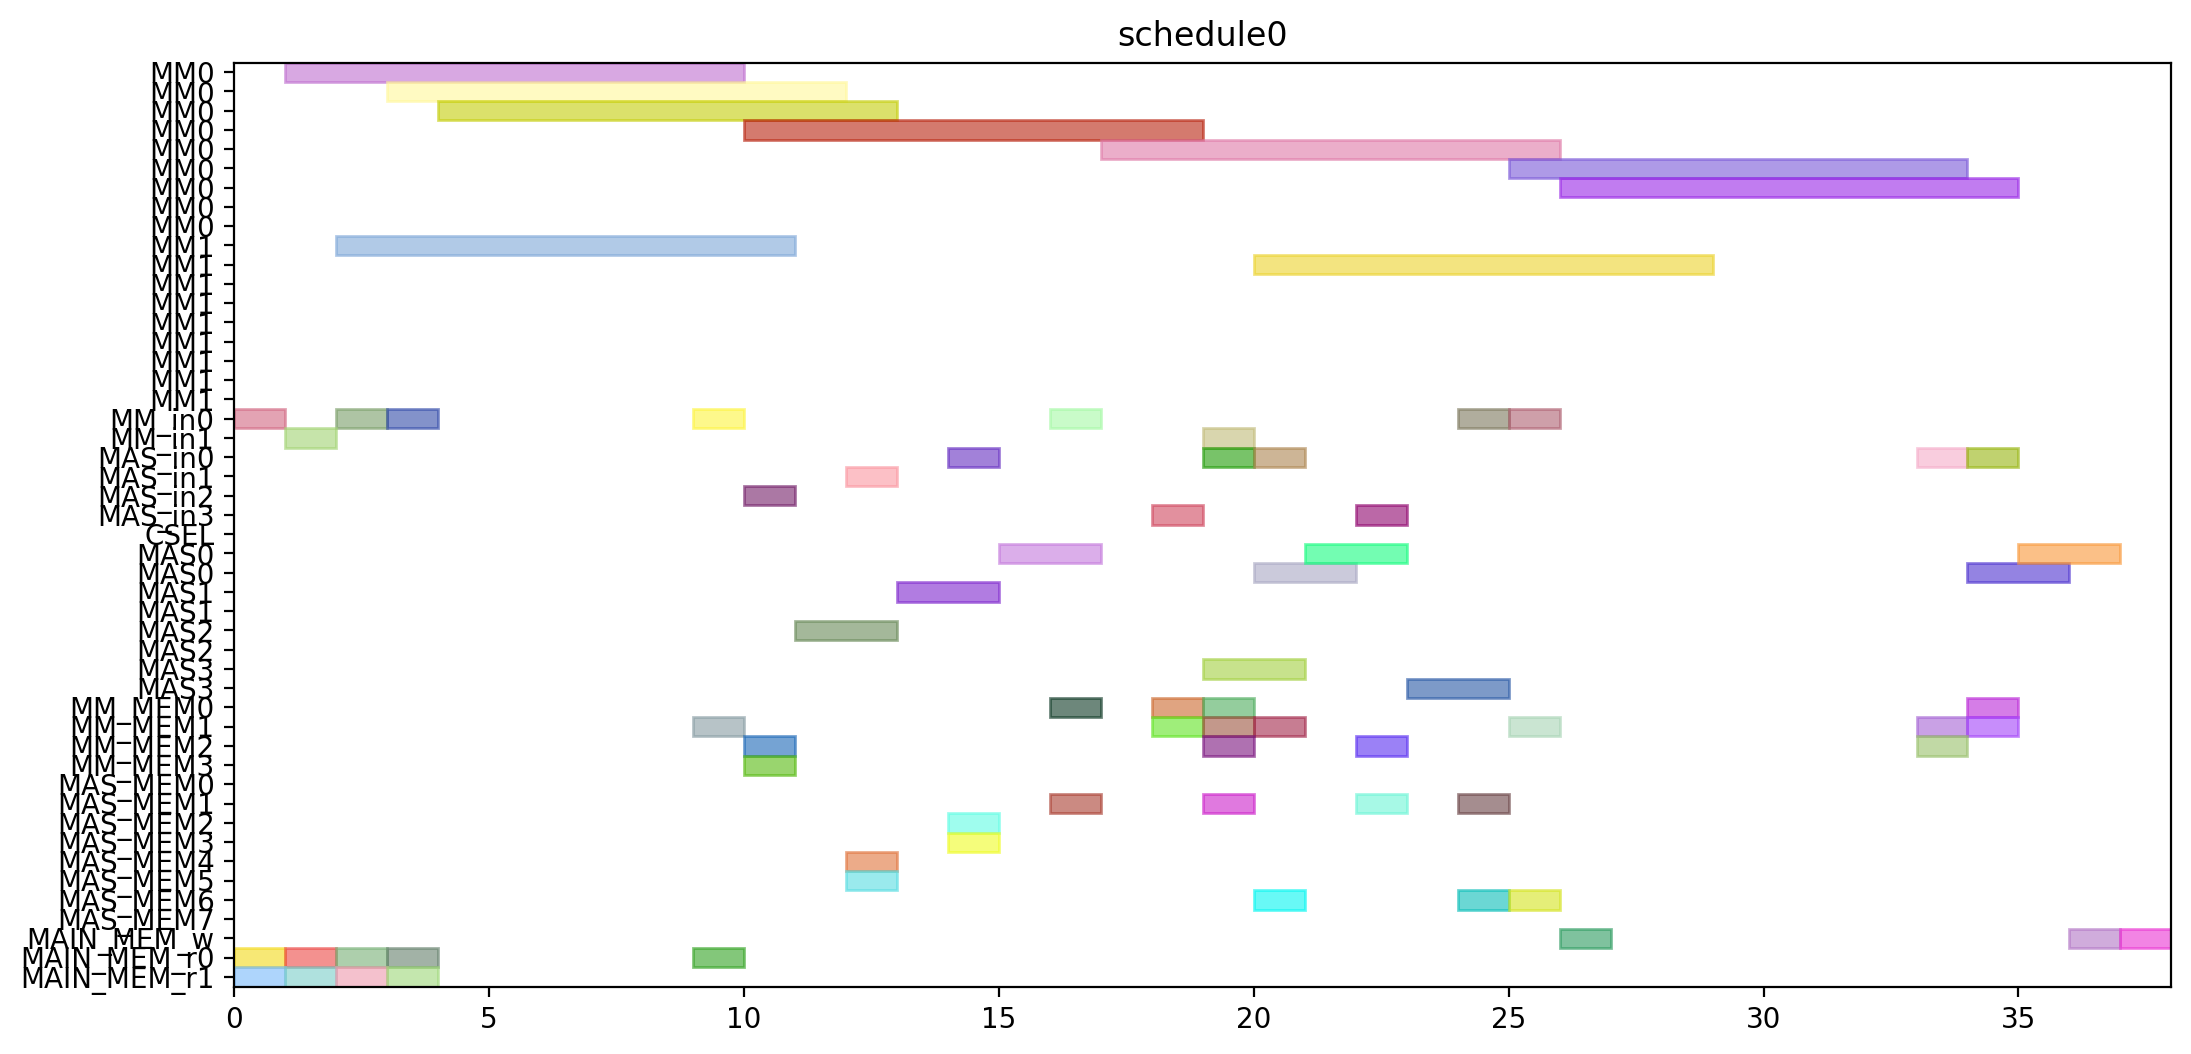

Python code for this plot:
from pyschedule import Scenario, solvers, plotters, alt


def solve():
	horizon = 120
	S = Scenario("schedule0", horizon=horizon)

	# resource
	MM = S.Resources('MM', num=2, size=9)
	MM_in = S.Resources('MM_in', num=2)
	MAS_in = S.Resources('MAS_in', num=4)
	CSEL = S.Resource('CSEL')
	MAS = S.Resources('MAS', num=4, size=2, periods=range(1, horizon))
	MM_MEM = S.Resources('MM_MEM', num=4)
	MAS_MEM = S.Resources('MAS_MEM', num=8)
	MAIN_MEM_w = S.Resource('MAIN_MEM_w', size=1)
	MAIN_MEM_r = S.Resources('MAIN_MEM_r', num=2)

	# result of previous scheduling

	# new tasks
	t0 = S.Task('t0', length=9, delay_cost=1)
	t0 += alt(MM)
	t0_in = S.Task('t0_in', length=1, delay_cost=1)
	t0_in += alt(MM_in)
	S += t0_in*MM_in[0]<=t0*MM[0]
	S += t0_in*MM_in[1]<=t0*MM[1]
	t0_mem0 = S.Task('t0_mem0', length=1, delay_cost=1)
	t0_mem0 += MAIN_MEM_r[0]
	S += t0_mem0 <= t0

	t0_mem1 = S.Task('t0_mem1', length=1, delay_cost=1)
	t0_mem1 += MAIN_MEM_r[1]
	S += t0_mem1 <= t0

	t3 = S.Task('t3', length=9, delay_cost=1)
	t3 += alt(MM)
	t3_in = S.Task('t3_in', length=1, delay_cost=1)
	t3_in += alt(MM_in)
	S += t3_in*MM_in[0]<=t3*MM[0]
	S += t3_in*MM_in[1]<=t3*MM[1]
	t3_mem0 = S.Task('t3_mem0', length=1, delay_cost=1)
	t3_mem0 += MAIN_MEM_r[0]
	S += t3_mem0 <= t3

	t3_mem1 = S.Task('t3_mem1', length=1, delay_cost=1)
	t3_mem1 += MAIN_MEM_r[1]
	S += t3_mem1 <= t3

	t1 = S.Task('t1', length=9, delay_cost=1)
	t1 += alt(MM)
	t1_in = S.Task('t1_in', length=1, delay_cost=1)
	t1_in += alt(MM_in)
	S += t1_in*MM_in[0]<=t1*MM[0]
	S += t1_in*MM_in[1]<=t1*MM[1]
	t1_mem0 = S.Task('t1_mem0', length=1, delay_cost=1)
	t1_mem0 += MAIN_MEM_r[0]
	S += t1_mem0 <= t1

	t1_mem1 = S.Task('t1_mem1', length=1, delay_cost=1)
	t1_mem1 += MAIN_MEM_r[1]
	S += t1_mem1 <= t1

	t2 = S.Task('t2', length=9, delay_cost=1)
	t2 += alt(MM)
	t2_in = S.Task('t2_in', length=1, delay_cost=1)
	t2_in += alt(MM_in)
	S += t2_in*MM_in[0]<=t2*MM[0]
	S += t2_in*MM_in[1]<=t2*MM[1]
	t2_mem0 = S.Task('t2_mem0', length=1, delay_cost=1)
	t2_mem0 += MAIN_MEM_r[0]
	S += t2_mem0 <= t2

	t2_mem1 = S.Task('t2_mem1', length=1, delay_cost=1)
	t2_mem1 += MAIN_MEM_r[1]
	S += t2_mem1 <= t2

	t4 = S.Task('t4', length=9, delay_cost=1)
	t4 += alt(MM)
	t4_in = S.Task('t4_in', length=1, delay_cost=1)
	t4_in += alt(MM_in)
	S += t4_in*MM_in[0]<=t4*MM[0]
	S += t4_in*MM_in[1]<=t4*MM[1]
	t4_mem0 = S.Task('t4_mem0', length=1, delay_cost=1)
	t4_mem0 += MAIN_MEM_r[0]
	S += t4_mem0 <= t4

	t4_mem1 = S.Task('t4_mem1', length=1, delay_cost=1)
	t4_mem1 += alt(MM_MEM)
	S += (t2*MM[0])-1 < t4_mem1*MM_MEM[1]
	S += (t2*MM[1])-1 < t4_mem1*MM_MEM[3]
	S += t4_mem1 <= t4

	t5 = S.Task('t5', length=2, delay_cost=1)
	t5 += alt(MAS)
	t5_in = S.Task('t5_in', length=1, delay_cost=1)
	t5_in += alt(MAS_in)
	S += t5_in*MAS_in[0]<=t5*MAS[0]

	S += t5_in*MAS_in[1]<=t5*MAS[1]

	S += t5_in*MAS_in[2]<=t5*MAS[2]

	S += t5_in*MAS_in[3]<=t5*MAS[3]

	t5_mem0 = S.Task('t5_mem0', length=1, delay_cost=1)
	t5_mem0 += alt(MM_MEM)
	S += (t0*MM[0])-1 < t5_mem0*MM_MEM[0]
	S += (t0*MM[1])-1 < t5_mem0*MM_MEM[2]
	S += t5_mem0 <= t5

	t5_mem1 = S.Task('t5_mem1', length=1, delay_cost=1)
	t5_mem1 += alt(MM_MEM)
	S += (t0*MM[0])-1 < t5_mem1*MM_MEM[1]
	S += (t0*MM[1])-1 < t5_mem1*MM_MEM[3]
	S += t5_mem1 <= t5

	t6 = S.Task('t6', length=2, delay_cost=1)
	t6 += alt(MAS)
	t6_in = S.Task('t6_in', length=1, delay_cost=1)
	t6_in += alt(MAS_in)
	S += t6_in*MAS_in[0]<=t6*MAS[0]

	S += t6_in*MAS_in[1]<=t6*MAS[1]

	S += t6_in*MAS_in[2]<=t6*MAS[2]

	S += t6_in*MAS_in[3]<=t6*MAS[3]

	t6_mem0 = S.Task('t6_mem0', length=1, delay_cost=1)
	t6_mem0 += alt(MAS_MEM)
	S += (t5*MAS[0])-1 < t6_mem0*MAS_MEM[0]
	S += (t5*MAS[1])-1 < t6_mem0*MAS_MEM[2]
	S += (t5*MAS[2])-1 < t6_mem0*MAS_MEM[4]
	S += (t5*MAS[3])-1 < t6_mem0*MAS_MEM[6]
	S += t6_mem0 <= t6

	t6_mem1 = S.Task('t6_mem1', length=1, delay_cost=1)
	t6_mem1 += alt(MAS_MEM)
	S += (t5*MAS[0])-1 < t6_mem1*MAS_MEM[1]
	S += (t5*MAS[1])-1 < t6_mem1*MAS_MEM[3]
	S += (t5*MAS[2])-1 < t6_mem1*MAS_MEM[5]
	S += (t5*MAS[3])-1 < t6_mem1*MAS_MEM[7]
	S += t6_mem1 <= t6

	t9 = S.Task('t9', length=2, delay_cost=1)
	t9 += alt(MAS)
	t9_in = S.Task('t9_in', length=1, delay_cost=1)
	t9_in += alt(MAS_in)
	S += t9_in*MAS_in[0]<=t9*MAS[0]

	S += t9_in*MAS_in[1]<=t9*MAS[1]

	S += t9_in*MAS_in[2]<=t9*MAS[2]

	S += t9_in*MAS_in[3]<=t9*MAS[3]

	t9_mem0 = S.Task('t9_mem0', length=1, delay_cost=1)
	t9_mem0 += alt(MM_MEM)
	S += (t0*MM[0])-1 < t9_mem0*MM_MEM[0]
	S += (t0*MM[1])-1 < t9_mem0*MM_MEM[2]
	S += t9_mem0 <= t9

	t9_mem1 = S.Task('t9_mem1', length=1, delay_cost=1)
	t9_mem1 += alt(MM_MEM)
	S += (t4*MM[0])-1 < t9_mem1*MM_MEM[1]
	S += (t4*MM[1])-1 < t9_mem1*MM_MEM[3]
	S += t9_mem1 <= t9

	t10 = S.Task('t10', length=2, delay_cost=1)
	t10 += alt(MAS)
	t10_in = S.Task('t10_in', length=1, delay_cost=1)
	t10_in += alt(MAS_in)
	S += t10_in*MAS_in[0]<=t10*MAS[0]

	S += t10_in*MAS_in[1]<=t10*MAS[1]

	S += t10_in*MAS_in[2]<=t10*MAS[2]

	S += t10_in*MAS_in[3]<=t10*MAS[3]

	t10_mem0 = S.Task('t10_mem0', length=1, delay_cost=1)
	t10_mem0 += alt(MM_MEM)
	S += (t4*MM[0])-1 < t10_mem0*MM_MEM[0]
	S += (t4*MM[1])-1 < t10_mem0*MM_MEM[2]
	S += t10_mem0 <= t10

	t10_mem1 = S.Task('t10_mem1', length=1, delay_cost=1)
	t10_mem1 += alt(MM_MEM)
	S += (t4*MM[0])-1 < t10_mem1*MM_MEM[1]
	S += (t4*MM[1])-1 < t10_mem1*MM_MEM[3]
	S += t10_mem1 <= t10

	t7 = S.Task('t7', length=2, delay_cost=1)
	t7 += alt(MAS)
	t7_in = S.Task('t7_in', length=1, delay_cost=1)
	t7_in += alt(MAS_in)
	S += t7_in*MAS_in[0]<=t7*MAS[0]

	S += t7_in*MAS_in[1]<=t7*MAS[1]

	S += t7_in*MAS_in[2]<=t7*MAS[2]

	S += t7_in*MAS_in[3]<=t7*MAS[3]

	t7_mem0 = S.Task('t7_mem0', length=1, delay_cost=1)
	t7_mem0 += alt(MAS_MEM)
	S += (t6*MAS[0])-1 < t7_mem0*MAS_MEM[0]
	S += (t6*MAS[1])-1 < t7_mem0*MAS_MEM[2]
	S += (t6*MAS[2])-1 < t7_mem0*MAS_MEM[4]
	S += (t6*MAS[3])-1 < t7_mem0*MAS_MEM[6]
	S += t7_mem0 <= t7

	t7_mem1 = S.Task('t7_mem1', length=1, delay_cost=1)
	t7_mem1 += alt(MAS_MEM)
	S += (t6*MAS[0])-1 < t7_mem1*MAS_MEM[1]
	S += (t6*MAS[1])-1 < t7_mem1*MAS_MEM[3]
	S += (t6*MAS[2])-1 < t7_mem1*MAS_MEM[5]
	S += (t6*MAS[3])-1 < t7_mem1*MAS_MEM[7]
	S += t7_mem1 <= t7

	t11 = S.Task('t11', length=2, delay_cost=1)
	t11 += alt(MAS)
	t11_in = S.Task('t11_in', length=1, delay_cost=1)
	t11_in += alt(MAS_in)
	S += t11_in*MAS_in[0]<=t11*MAS[0]

	S += t11_in*MAS_in[1]<=t11*MAS[1]

	S += t11_in*MAS_in[2]<=t11*MAS[2]

	S += t11_in*MAS_in[3]<=t11*MAS[3]

	t11_mem0 = S.Task('t11_mem0', length=1, delay_cost=1)
	t11_mem0 += alt(MAS_MEM)
	S += (t10*MAS[0])-1 < t11_mem0*MAS_MEM[0]
	S += (t10*MAS[1])-1 < t11_mem0*MAS_MEM[2]
	S += (t10*MAS[2])-1 < t11_mem0*MAS_MEM[4]
	S += (t10*MAS[3])-1 < t11_mem0*MAS_MEM[6]
	S += t11_mem0 <= t11

	t11_mem1 = S.Task('t11_mem1', length=1, delay_cost=1)
	t11_mem1 += alt(MM_MEM)
	S += (t4*MM[0])-1 < t11_mem1*MM_MEM[1]
	S += (t4*MM[1])-1 < t11_mem1*MM_MEM[3]
	S += t11_mem1 <= t11

	t8 = S.Task('t8', length=9, delay_cost=1)
	t8 += alt(MM)
	t8_in = S.Task('t8_in', length=1, delay_cost=1)
	t8_in += alt(MM_in)
	S += t8_in*MM_in[0]<=t8*MM[0]
	S += t8_in*MM_in[1]<=t8*MM[1]
	t8_mem0 = S.Task('t8_mem0', length=1, delay_cost=1)
	t8_mem0 += alt(MM_MEM)
	S += (t4*MM[0])-1 < t8_mem0*MM_MEM[0]
	S += (t4*MM[1])-1 < t8_mem0*MM_MEM[2]
	S += t8_mem0 <= t8

	t8_mem1 = S.Task('t8_mem1', length=1, delay_cost=1)
	t8_mem1 += alt(MAS_MEM)
	S += (t7*MAS[0])-1 < t8_mem1*MAS_MEM[1]
	S += (t7*MAS[1])-1 < t8_mem1*MAS_MEM[3]
	S += (t7*MAS[2])-1 < t8_mem1*MAS_MEM[5]
	S += (t7*MAS[3])-1 < t8_mem1*MAS_MEM[7]
	S += t8_mem1 <= t8

	new_PZ = S.Task('new_PZ', length=9, delay_cost=1)
	new_PZ += alt(MM)
	new_PZ_in = S.Task('new_PZ_in', length=1, delay_cost=1)
	new_PZ_in += alt(MM_in)
	S += new_PZ_in*MM_in[0]<=new_PZ*MM[0]
	S += new_PZ_in*MM_in[1]<=new_PZ*MM[1]
	S += 0<new_PZ

	new_PZ_w = S.Task('new_PZ_w', length=1, delay_cost=1)
	new_PZ_w += alt(MAIN_MEM_w)
	S += new_PZ <= new_PZ_w

	new_PZ_mem0 = S.Task('new_PZ_mem0', length=1, delay_cost=1)
	new_PZ_mem0 += alt(MM_MEM)
	S += (t1*MM[0])-1 < new_PZ_mem0*MM_MEM[0]
	S += (t1*MM[1])-1 < new_PZ_mem0*MM_MEM[2]
	S += new_PZ_mem0 <= new_PZ

	new_PZ_mem1 = S.Task('new_PZ_mem1', length=1, delay_cost=1)
	new_PZ_mem1 += alt(MAS_MEM)
	S += (t7*MAS[0])-1 < new_PZ_mem1*MAS_MEM[1]
	S += (t7*MAS[1])-1 < new_PZ_mem1*MAS_MEM[3]
	S += (t7*MAS[2])-1 < new_PZ_mem1*MAS_MEM[5]
	S += (t7*MAS[3])-1 < new_PZ_mem1*MAS_MEM[7]
	S += new_PZ_mem1 <= new_PZ

	t12 = S.Task('t12', length=2, delay_cost=1)
	t12 += alt(MAS)
	t12_in = S.Task('t12_in', length=1, delay_cost=1)
	t12_in += alt(MAS_in)
	S += t12_in*MAS_in[0]<=t12*MAS[0]

	S += t12_in*MAS_in[1]<=t12*MAS[1]

	S += t12_in*MAS_in[2]<=t12*MAS[2]

	S += t12_in*MAS_in[3]<=t12*MAS[3]

	t12_mem0 = S.Task('t12_mem0', length=1, delay_cost=1)
	t12_mem0 += alt(MM_MEM)
	S += (t0*MM[0])-1 < t12_mem0*MM_MEM[0]
	S += (t0*MM[1])-1 < t12_mem0*MM_MEM[2]
	S += t12_mem0 <= t12

	t12_mem1 = S.Task('t12_mem1', length=1, delay_cost=1)
	t12_mem1 += alt(MAS_MEM)
	S += (t11*MAS[0])-1 < t12_mem1*MAS_MEM[1]
	S += (t11*MAS[1])-1 < t12_mem1*MAS_MEM[3]
	S += (t11*MAS[2])-1 < t12_mem1*MAS_MEM[5]
	S += (t11*MAS[3])-1 < t12_mem1*MAS_MEM[7]
	S += t12_mem1 <= t12

	t13 = S.Task('t13', length=9, delay_cost=1)
	t13 += alt(MM)
	t13_in = S.Task('t13_in', length=1, delay_cost=1)
	t13_in += alt(MM_in)
	S += t13_in*MM_in[0]<=t13*MM[0]
	S += t13_in*MM_in[1]<=t13*MM[1]
	t13_mem0 = S.Task('t13_mem0', length=1, delay_cost=1)
	t13_mem0 += alt(MAS_MEM)
	S += (t12*MAS[0])-1 < t13_mem0*MAS_MEM[0]
	S += (t12*MAS[1])-1 < t13_mem0*MAS_MEM[2]
	S += (t12*MAS[2])-1 < t13_mem0*MAS_MEM[4]
	S += (t12*MAS[3])-1 < t13_mem0*MAS_MEM[6]
	S += t13_mem0 <= t13

	t13_mem1 = S.Task('t13_mem1', length=1, delay_cost=1)
	t13_mem1 += alt(MAS_MEM)
	S += (t9*MAS[0])-1 < t13_mem1*MAS_MEM[1]
	S += (t9*MAS[1])-1 < t13_mem1*MAS_MEM[3]
	S += (t9*MAS[2])-1 < t13_mem1*MAS_MEM[5]
	S += (t9*MAS[3])-1 < t13_mem1*MAS_MEM[7]
	S += t13_mem1 <= t13

	t14 = S.Task('t14', length=9, delay_cost=1)
	t14 += alt(MM)
	t14_in = S.Task('t14_in', length=1, delay_cost=1)
	t14_in += alt(MM_in)
	S += t14_in*MM_in[0]<=t14*MM[0]
	S += t14_in*MM_in[1]<=t14*MM[1]
	t14_mem0 = S.Task('t14_mem0', length=1, delay_cost=1)
	t14_mem0 += alt(MAS_MEM)
	S += (t12*MAS[0])-1 < t14_mem0*MAS_MEM[0]
	S += (t12*MAS[1])-1 < t14_mem0*MAS_MEM[2]
	S += (t12*MAS[2])-1 < t14_mem0*MAS_MEM[4]
	S += (t12*MAS[3])-1 < t14_mem0*MAS_MEM[6]
	S += t14_mem0 <= t14

	t14_mem1 = S.Task('t14_mem1', length=1, delay_cost=1)
	t14_mem1 += alt(MM_MEM)
	S += (t3*MM[0])-1 < t14_mem1*MM_MEM[1]
	S += (t3*MM[1])-1 < t14_mem1*MM_MEM[3]
	S += t14_mem1 <= t14

	new_PY = S.Task('new_PY', length=2, delay_cost=1)
	new_PY += alt(MAS)
	new_PY_in = S.Task('new_PY_in', length=1, delay_cost=1)
	new_PY_in += alt(MAS_in)
	S += new_PY_in*MAS_in[0]<=new_PY*MAS[0]

	S += new_PY_in*MAS_in[1]<=new_PY*MAS[1]

	S += new_PY_in*MAS_in[2]<=new_PY*MAS[2]

	S += new_PY_in*MAS_in[3]<=new_PY*MAS[3]

	S += 0<new_PY

	new_PY_w = S.Task('new_PY_w', length=1, delay_cost=1)
	new_PY_w += alt(MAIN_MEM_w)
	S += new_PY <= new_PY_w

	new_PY_mem0 = S.Task('new_PY_mem0', length=1, delay_cost=1)
	new_PY_mem0 += alt(MM_MEM)
	S += (t8*MM[0])-1 < new_PY_mem0*MM_MEM[0]
	S += (t8*MM[1])-1 < new_PY_mem0*MM_MEM[2]
	S += new_PY_mem0 <= new_PY

	new_PY_mem1 = S.Task('new_PY_mem1', length=1, delay_cost=1)
	new_PY_mem1 += alt(MM_MEM)
	S += (t13*MM[0])-1 < new_PY_mem1*MM_MEM[1]
	S += (t13*MM[1])-1 < new_PY_mem1*MM_MEM[3]
	S += new_PY_mem1 <= new_PY

	new_PX = S.Task('new_PX', length=2, delay_cost=1)
	new_PX += alt(MAS)
	new_PX_in = S.Task('new_PX_in', length=1, delay_cost=1)
	new_PX_in += alt(MAS_in)
	S += new_PX_in*MAS_in[0]<=new_PX*MAS[0]

	S += new_PX_in*MAS_in[1]<=new_PX*MAS[1]

	S += new_PX_in*MAS_in[2]<=new_PX*MAS[2]

	S += new_PX_in*MAS_in[3]<=new_PX*MAS[3]

	S += 0<new_PX

	new_PX_w = S.Task('new_PX_w', length=1, delay_cost=1)
	new_PX_w += alt(MAIN_MEM_w)
	S += new_PX <= new_PX_w

	new_PX_mem0 = S.Task('new_PX_mem0', length=1, delay_cost=1)
	new_PX_mem0 += alt(MM_MEM)
	S += (t14*MM[0])-1 < new_PX_mem0*MM_MEM[0]
	S += (t14*MM[1])-1 < new_PX_mem0*MM_MEM[2]
	S += new_PX_mem0 <= new_PX

	new_PX_mem1 = S.Task('new_PX_mem1', length=1, delay_cost=1)
	new_PX_mem1 += alt(MM_MEM)
	S += (t14*MM[0])-1 < new_PX_mem1*MM_MEM[1]
	S += (t14*MM[1])-1 < new_PX_mem1*MM_MEM[3]
	S += new_PX_mem1 <= new_PX

	solvers.mip.solve(S,msg=1,kind='CPLEX',ratio_gap=1.01)

	solution = [['hoge']*len(S.solution()[1]) for i in range(len(S.solution()))]
	for i in range(len(S.solution())):
		for j in range(len(S.solution()[i])):
			solution[i][j]=str(S.solution()[i][j])
	print(solution)

	cycles = int(solution[-1][3])

	pic_file_name = "/mnt/rose/usr1/fukuda/ABE/multiRAM_multiMAS_16mux/scheduling_result/stage9MM2_stage2MAS4/EP_DBL_A_0/schedule0.png"
	if(S.solution() != []):
		plotters.matplotlib.plot(S,img_filename=pic_file_name, show_task_labels=False, fig_size=(cycles*0.25+3, 6))

	return solution
